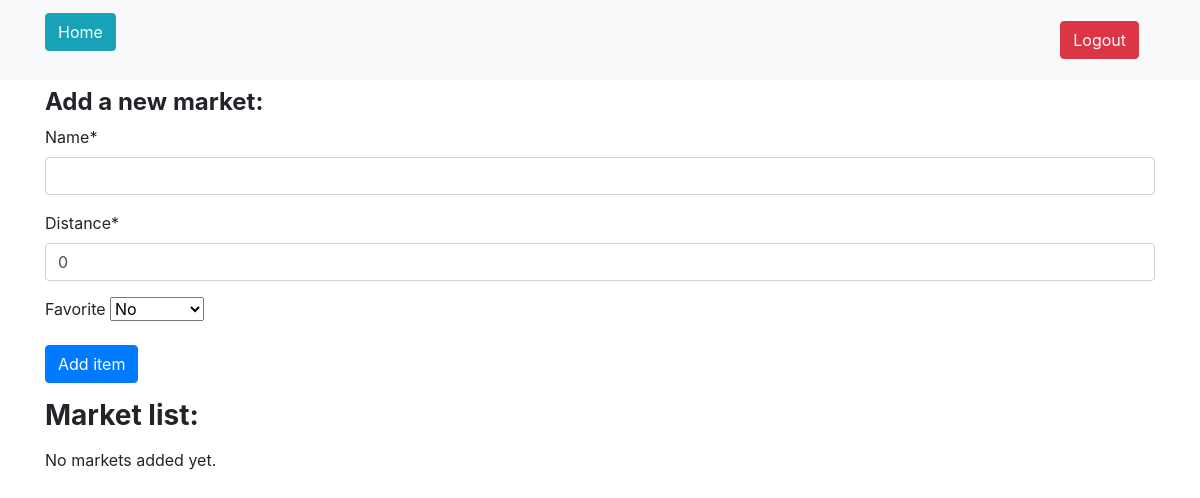
Page /market (signed in) on the earlier database version.
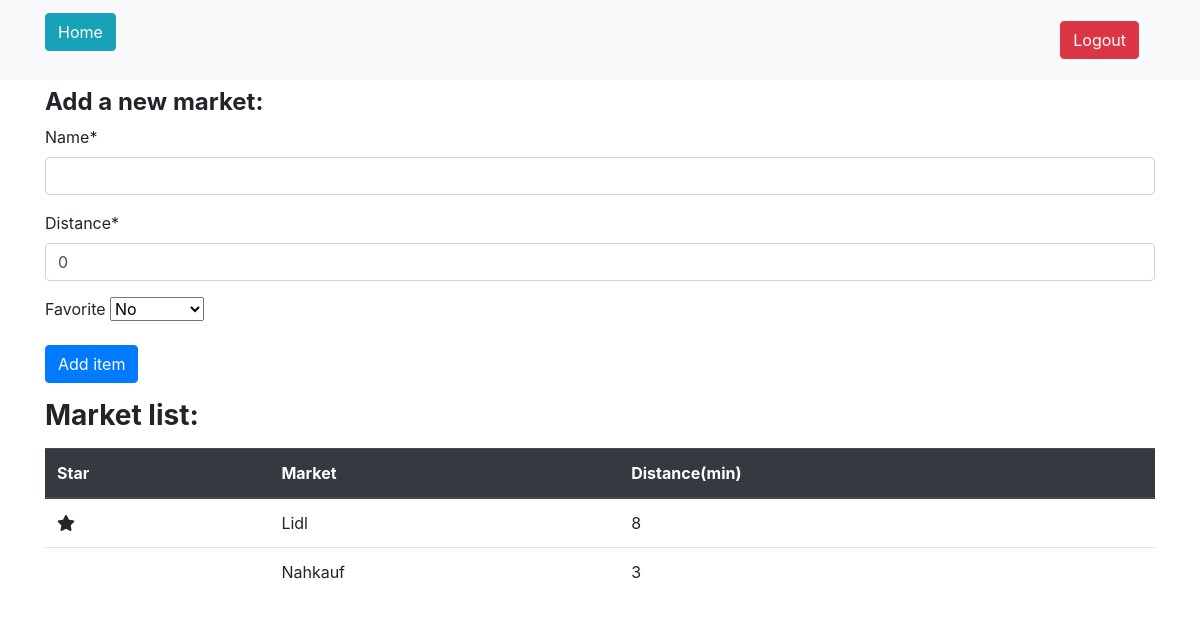
Same page on the later database version.
### calculator/models.py (models this page shows, shortened)
class MarketCreatedModel(models.Model):
    name = models.CharField(max_length=100, null=True)
    distance = models.IntegerField(null=True)
    favorite = models.BooleanField(null=True)
    user_id = models.ForeignKey(User, null=True, on_delete=models.CASCADE)

### calculator/views.py (the view, shortened to what this page needs)
# urls.py: path('market', views.MarketPageView.as_view(), name='market_page'),
@method_decorator(login_required, name='dispatch')
class MarketPageView(View):
    template_name = 'market.html'
    form_class = CreateNewMarketForm
    def get_context_data(self, **kwargs):
        context = {
            'form': self.form_class(),
        }
        context['list_of_markets'] = MarketCreatedModel.objects.filter(
                user_id=self.request.user.id)
        return context
    def get(self, request, *args, **kwargs):
        form = self.form_class(initial={'distance':0,'favorite': 0})
        context = self.get_context_data()
        context['form'] = form
        return render(request, self.template_name, context=context)

### calculator/forms.py
class CreateNewMarketForm(forms.ModelForm):
    class Meta:
        model = MarketCreatedModel
        fields = ['name', 'distance', 'favorite']

### calculator/templates/market.html (shortened to what this page needs)
{% extends "base.html" %} {% load crispy_forms_tags %}  {% block content %}
<div class="container mt-2">
  <div class="row">
    <div class="col-md">
      <h4><strong>Add a new market:</strong></h4>
    </div>
  </div>
  <form method="POST">
    {% csrf_token %} {{form|crispy}}
    <button class="btn btn-primary" type="submit" name="saveItem">
      Add item
    </button>
  </form>
</div>
<div class="container mt-3">
  <div class="row">
    <div class="col">
      <label for="itemList">
        <h3>
          <strong>Market list:</strong>
        </h3>
      </label>
    </div>
  </div>
  <div class="row">
    <div class="col">
      {% if list_of_markets %}
      <table class="table">
        <thead class="thead-dark">
          <tr>
            <th scope="col">Star</th>
            <th scope="col">Market</th>
            <th scope="col">Distance(min)</th>
          </tr>
        </thead>
        <tbody>
          {% for i in list_of_markets %}
          <tr>
            <td>
              {% if i.favorite %}<i class="fas fa-star"></i>{%endif%}
            </td>
            <td>{{i.name|title}}</td>
            <td>{{i.distance}}</td>
          </tr>
          {% endfor %}
        </tbody>
      </table>
      {% else %}
      <p>No markets added yet.</p>
      {% endif %}
    </div>
  </div>
</div>
{% endblock content %}

### calculator/templates/base.html (shortened to what this page needs)
<!DOCTYPE html>
<html>
    <head>
        {% load static %}
        <link rel="stylesheet"
              href="https://cdn.jsdelivr.net/npm/bootstrap@4.6.2/dist/css/bootstrap.min.css"
 />
    </head>
    <body>
        <nav class="navbar navbar-light bg-light">
            <div class="container fluid">
                <div class="d-flex flex-row bd-highlight mb-3">
                    <a class="navbar-brand" href="{% url 'home' %}">
                        <button type="button" class="btn btn-info">Home</button>
                    </a>
                </div>
                <div class="d-flex flex-row-reverse bd-highlight">
                    {% if request.user.is_authenticated %}
                        <a class="navbar-brand" href="{% url 'account_logout' %}">
                            <button type="button" class="btn btn-danger">Logout</button>
                        </a>
                    {% endif %}
                </nav>
                {% block content %}{% endblock %}
            </body>
        </html>

Differences in the rows shown:
added MarketCreatedModel: favorite True (drawn), name "Lidl", distance "8"
added MarketCreatedModel: name "Nahkauf", distance "3"
Other differences:
text no longer shown: "No markets added yet."
text now shown: "Star Market Distance(min)"
